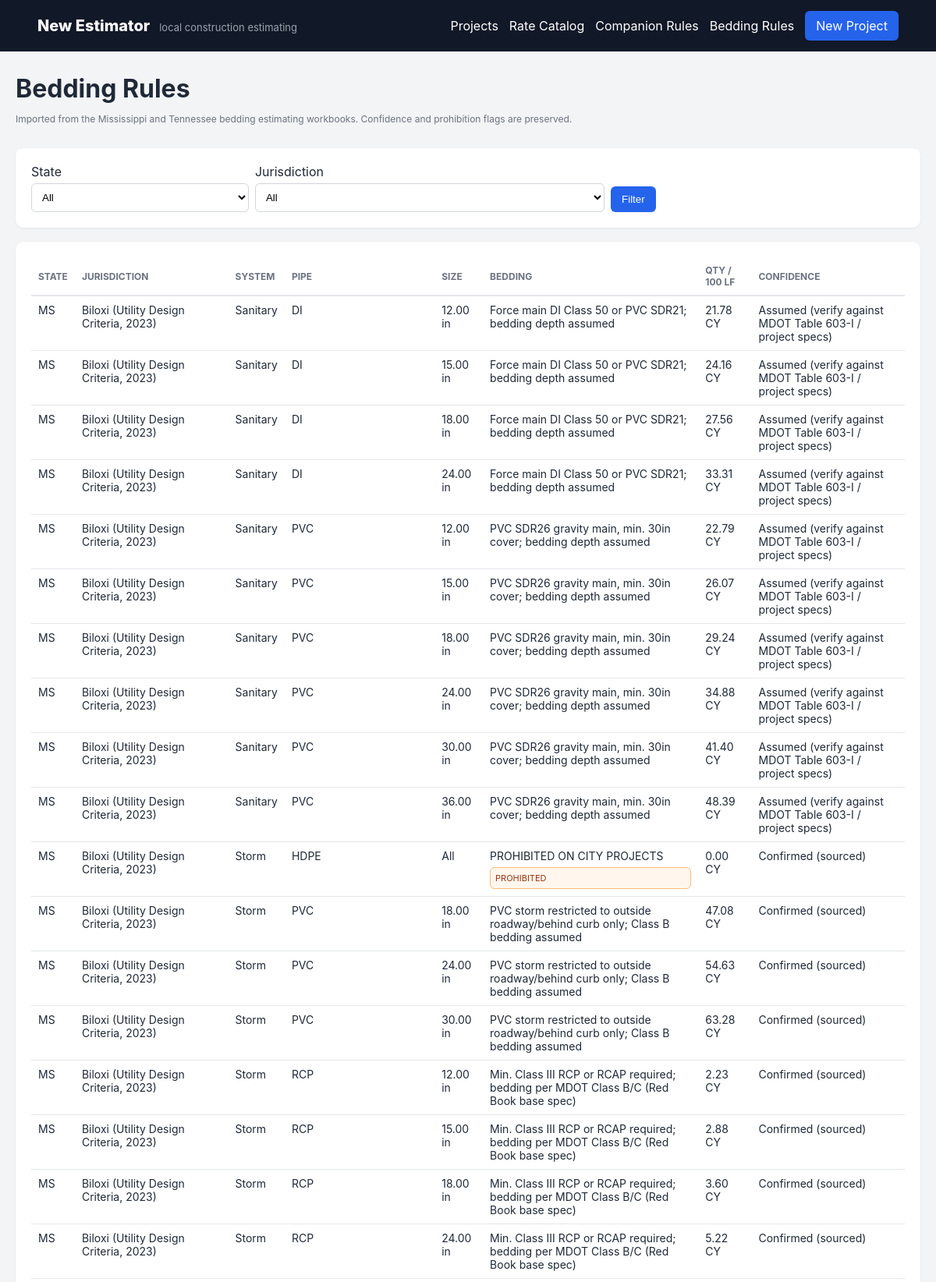
/bedding (upper part), run on the app's committed database.
### tables this page shows
CREATE TABLE bedding_rules (
    id INTEGER PRIMARY KEY AUTOINCREMENT,
    state TEXT NOT NULL,
    jurisdiction TEXT NOT NULL,
    system_type TEXT NOT NULL,
    pipe_material TEXT NOT NULL,
    nominal_diameter_in REAL NOT NULL,
    pipe_od_in REAL NOT NULL,
    bedding_class TEXT NOT NULL,
    depth_below_in REAL NOT NULL DEFAULT 0,
    haunch_to_springline INTEGER NOT NULL DEFAULT 0,
    envelope_above_crown_in REAL NOT NULL DEFAULT 0,
    trench_side_clearance_in REAL NOT NULL DEFAULT 0,
    trench_width_in REAL NOT NULL DEFAULT 0,
    bedding_material_spec TEXT,
    compaction_requirement TEXT,
    bedding_volume_per_lf_cf REAL NOT NULL DEFAULT 0,
    bedding_volume_per_100_lf_cy REAL NOT NULL DEFAULT 0,
    data_confidence TEXT,
    source_document TEXT,
    prohibited INTEGER NOT NULL DEFAULT 0, applies_all_sizes INTEGER NOT NULL DEFAULT 0,
    UNIQUE(state, jurisdiction, system_type, pipe_material, nominal_diameter_in, bedding_class)
);

### app.py (the view)
@app.route('/bedding')
def bedding_catalog():
    state=request.args.get('state','').strip().upper()
    jurisdiction=request.args.get('jurisdiction','').strip()
    with connect() as conn:
        sql='SELECT * FROM bedding_rules WHERE 1=1'
        args=[]
        if state:
            sql+=' AND state=?'; args.append(state)
        if jurisdiction:
            sql+=' AND jurisdiction=?'; args.append(jurisdiction)
        sql+=' ORDER BY state,jurisdiction,system_type,pipe_material,nominal_diameter_in,bedding_class LIMIT 1000'
        rows=conn.execute(sql,args).fetchall()
    return render_template('bedding.html',rows=rows,jurisdictions=bedding_jurisdictions(state or None),state=state,jurisdiction=jurisdiction)

### app.py (called while the page is built)
@app.template_filter('num')
def fmt_num(v): return f'{float(v or 0):,.2f}'

### db.py (called while the page is built)
def connect():
    conn = sqlite3.connect(DB_PATH)
    conn.row_factory = sqlite3.Row
    conn.execute('PRAGMA foreign_keys = ON')
    return conn

### services.py (called while the page is built)
def bedding_jurisdictions(state=None):
    with connect() as conn:
        if state:
            return conn.execute(
                'SELECT DISTINCT state,jurisdiction FROM bedding_rules WHERE state=? ORDER BY jurisdiction',
                (state.upper(),),
            ).fetchall()
        return conn.execute('SELECT DISTINCT state,jurisdiction FROM bedding_rules ORDER BY state,jurisdiction').fetchall()

### templates/bedding.html (shortened to what this page needs)
{% extends 'base.html' %}{% block content %}
<div class="pagehead"><div><h1>Bedding Rules</h1><p class="muted">Imported from the Mississippi and Tennessee bedding estimating workbooks. Confidence and prohibition flags are preserved.</p></div></div>
<form class="card inline" method="get">
  <label>State<select name="state"><option value="">All</option><option value="MS" {% if state=='MS' %}selected{% endif %}>MS</option><option value="TN" {% if state=='TN' %}selected{% endif %}>TN</option></select></label>
  <label>Jurisdiction<select name="jurisdiction"><option value="">All</option></select></label>
  <button>Filter</button>
</form>
<div class="card"><table><thead><tr><th>State</th><th>Jurisdiction</th><th>System</th><th>Pipe</th><th>Size</th><th>Bedding</th><th>Qty / 100 LF</th><th>Confidence</th></tr></thead><tbody>
{% for r in rows %}<tr><td>{{ r.state }}</td><td>{{ r.jurisdiction }}</td><td>{{ r.system_type }}</td><td>{{ r.pipe_material }}</td><td>{{ 'All' if r.applies_all_sizes else (r.nominal_diameter_in|num ~ ' in') }}</td><td>{{ r.bedding_class }}{% if r.prohibited %}<div class="warning compact">PROHIBITED</div>{% endif %}</td><td>{{ r.bedding_volume_per_100_lf_cy|num }} CY</td><td>{{ r.data_confidence or '—' }}</td></tr>{% endfor %}
</tbody></table></div>{% endblock %}

### static/css/app.css (style rules this page uses)
:root { font-family:Inter,Segoe UI,Arial,sans-serif;color:#1f2937;background:#f3f4f6 }
* { box-sizing:border-box }
body { margin:0 }
h1 { margin:0 0 8px }
.pagehead,.sectionhead { display:flex;justify-content:space-between;align-items:flex-start;margin-bottom:18px }
.card { background:white;border-radius:10px;padding:20px;margin:18px 0;box-shadow:0 1px 3px #0001;overflow:auto }
.button,button { background:#2563eb;color:white;border:0;border-radius:6px;padding:9px 14px;text-decoration:none;cursor:pointer }
input,select,textarea { width:100%;margin-top:5px;padding:9px;border:1px solid #d1d5db;border-radius:6px;background:white }
.inline { display:flex;gap:8px;align-items:end }
.inline select { min-width:240px }
table { width:100%;border-collapse:collapse;font-size:14px }
th { text-align:left;color:#6b7280;font-size:12px;text-transform:uppercase;border-bottom:2px solid #e5e7eb;padding:9px }
td { border-bottom:1px solid #e5e7eb;padding:9px;vertical-align:top }
.muted { color:#6b7280;font-size:12px }
.warning { background:#fff7ed;border:1px solid #fdba74;color:#9a3412;padding:10px;border-radius:6px }
.warning.compact { font-size:11px;padding:6px;margin-top:6px }

### data on the page
bedding_rules: state "MS", jurisdiction "Biloxi (Utility Design Criteria, 2023)", system_type "Sanitary", pipe_material "DI", applies_all_sizes+nominal_diameter_in "12.00 in", bedding_class "Force main DI Class 50 or PVC SDR21; bedding depth assumed", bedding_volume_per_100_lf_cy|num "21.78", data_confidence "Assumed (verify against MDOT Table 603-I / project specs)"
bedding_rules: state "MS", jurisdiction "Biloxi (Utility Design Criteria, 2023)", system_type "Sanitary", pipe_material "DI", applies_all_sizes+nominal_diameter_in "15.00 in", bedding_class "Force main DI Class 50 or PVC SDR21; bedding depth assumed", bedding_volume_per_100_lf_cy|num "24.16", data_confidence "Assumed (verify against MDOT Table 603-I / project specs)"
bedding_rules: state "MS", jurisdiction "Biloxi (Utility Design Criteria, 2023)", system_type "Sanitary", pipe_material "DI", applies_all_sizes+nominal_diameter_in "18.00 in", bedding_class "Force main DI Class 50 or PVC SDR21; bedding depth assumed", bedding_volume_per_100_lf_cy|num "27.56", data_confidence "Assumed (verify against MDOT Table 603-I / project specs)"
bedding_rules: state "MS", jurisdiction "Biloxi (Utility Design Criteria, 2023)", system_type "Sanitary", pipe_material "DI", applies_all_sizes+nominal_diameter_in "24.00 in", bedding_class "Force main DI Class 50 or PVC SDR21; bedding depth assumed", bedding_volume_per_100_lf_cy|num "33.31", data_confidence "Assumed (verify against MDOT Table 603-I / project specs)"
bedding_rules: state "MS", jurisdiction "Biloxi (Utility Design Criteria, 2023)", system_type "Sanitary", pipe_material "PVC", applies_all_sizes+nominal_diameter_in "12.00 in", bedding_class "PVC SDR26 gravity main, min. 30in cover; bedding depth assumed", bedding_volume_per_100_lf_cy|num "22.79", data_confidence "Assumed (verify against MDOT Table 603-I / project specs)"
bedding_rules: state "MS", jurisdiction "Biloxi (Utility Design Criteria, 2023)", system_type "Sanitary", pipe_material "PVC", applies_all_sizes+nominal_diameter_in "15.00 in", bedding_class "PVC SDR26 gravity main, min. 30in cover; bedding depth assumed", bedding_volume_per_100_lf_cy|num "26.07", data_confidence "Assumed (verify against MDOT Table 603-I / project specs)"
bedding_rules: state "MS", jurisdiction "Biloxi (Utility Design Criteria, 2023)", system_type "Sanitary", pipe_material "PVC", applies_all_sizes+nominal_diameter_in "18.00 in", bedding_class "PVC SDR26 gravity main, min. 30in cover; bedding depth assumed", bedding_volume_per_100_lf_cy|num "29.24", data_confidence "Assumed (verify against MDOT Table 603-I / project specs)"
bedding_rules: state "MS", jurisdiction "Biloxi (Utility Design Criteria, 2023)", system_type "Sanitary", pipe_material "PVC", applies_all_sizes+nominal_diameter_in "24.00 in", bedding_class "PVC SDR26 gravity main, min. 30in cover; bedding depth assumed", bedding_volume_per_100_lf_cy|num "34.88", data_confidence "Assumed (verify against MDOT Table 603-I / project specs)"
bedding_rules: state "MS", jurisdiction "Biloxi (Utility Design Criteria, 2023)", system_type "Sanitary", pipe_material "PVC", applies_all_sizes+nominal_diameter_in "30.00 in", bedding_class "PVC SDR26 gravity main, min. 30in cover; bedding depth assumed", bedding_volume_per_100_lf_cy|num "41.40", data_confidence "Assumed (verify against MDOT Table 603-I / project specs)"
bedding_rules: state "MS", jurisdiction "Biloxi (Utility Design Criteria, 2023)", system_type "Sanitary", pipe_material "PVC", applies_all_sizes+nominal_diameter_in "36.00 in", bedding_class "PVC SDR26 gravity main, min. 30in cover; bedding depth assumed", bedding_volume_per_100_lf_cy|num "48.39", data_confidence "Assumed (verify against MDOT Table 603-I / project specs)"
bedding_rules: state "MS", jurisdiction "Biloxi (Utility Design Criteria, 2023)", system_type "Storm", pipe_material "HDPE", applies_all_sizes "All", bedding_class "PROHIBITED ON CITY PROJECTS", prohibited "PROHIBITED", bedding_volume_per_100_lf_cy|num "0.00", data_confidence "Confirmed (sourced)"
bedding_rules: state "MS", jurisdiction "Biloxi (Utility Design Criteria, 2023)", system_type "Storm", pipe_material "PVC", applies_all_sizes+nominal_diameter_in "18.00 in", bedding_class "PVC storm restricted to outside roadway/behind curb only; Class B bedding assumed", bedding_volume_per_100_lf_cy|num "47.08", data_confidence "Confirmed (sourced)"
bedding_rules: state "MS", jurisdiction "Biloxi (Utility Design Criteria, 2023)", system_type "Storm", pipe_material "PVC", applies_all_sizes+nominal_diameter_in "24.00 in", bedding_class "PVC storm restricted to outside roadway/behind curb only; Class B bedding assumed", bedding_volume_per_100_lf_cy|num "54.63", data_confidence "Confirmed (sourced)"
bedding_rules: state "MS", jurisdiction "Biloxi (Utility Design Criteria, 2023)", system_type "Storm", pipe_material "PVC", applies_all_sizes+nominal_diameter_in "30.00 in", bedding_class "PVC storm restricted to outside roadway/behind curb only; Class B bedding assumed", bedding_volume_per_100_lf_cy|num "63.28", data_confidence "Confirmed (sourced)"
bedding_rules: state "MS", jurisdiction "Biloxi (Utility Design Criteria, 2023)", system_type "Storm", pipe_material "RCP", applies_all_sizes+nominal_diameter_in "12.00 in", bedding_class "Min. Class III RCP or RCAP required; bedding per MDOT Class B/C (Red Book base spec)", bedding_volume_per_100_lf_cy|num "2.23", data_confidence "Confirmed (sourced)"
bedding_rules: state "MS", jurisdiction "Biloxi (Utility Design Criteria, 2023)", system_type "Storm", pipe_material "RCP", applies_all_sizes+nominal_diameter_in "15.00 in", bedding_class "Min. Class III RCP or RCAP required; bedding per MDOT Class B/C (Red Book base spec)", bedding_volume_per_100_lf_cy|num "2.88", data_confidence "Confirmed (sourced)"
bedding_rules: state "MS", jurisdiction "Biloxi (Utility Design Criteria, 2023)", system_type "Storm", pipe_material "RCP", applies_all_sizes+nominal_diameter_in "18.00 in", bedding_class "Min. Class III RCP or RCAP required; bedding per MDOT Class B/C (Red Book base spec)", bedding_volume_per_100_lf_cy|num "3.60", data_confidence "Confirmed (sourced)"
bedding_rules: state "MS", jurisdiction "Biloxi (Utility Design Criteria, 2023)", system_type "Storm", pipe_material "RCP", applies_all_sizes+nominal_diameter_in "24.00 in", bedding_class "Min. Class III RCP or RCAP required; bedding per MDOT Class B/C (Red Book base spec)", bedding_volume_per_100_lf_cy|num "5.22", data_confidence "Confirmed (sourced)"
